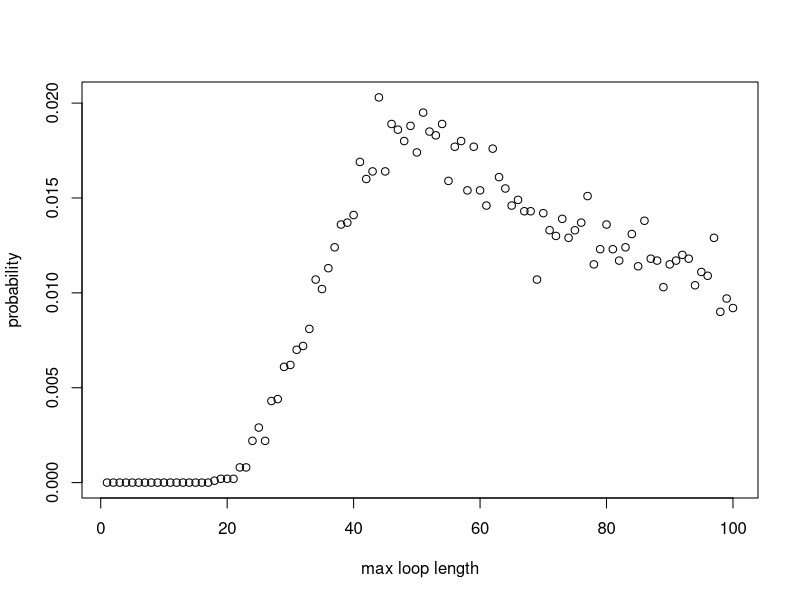

Reproduce this figure in R.
#### Team Members

#### address of github repo


#### Contributions

#### Overview / summary

# Consider a case of 2n prisoners, each with a unique prisoner number ranging from 1 to 2n. 
# There is a room with 2n boxes, each with a unique number between 1 and 2n painted on its lid. 
# In each box, there is one card with a unique number between 1 and 2n. 
# The prisoners have n chances to open boxes to find their number. 
# Communication is allowable among those prisoners and the room will be returned 
# to its original state after each prisoner’s go. 

# Firstly, we will show 3 strategies for the prisoners, create a Pone function to estimate 
# the probability of a single prisoner successfully finding their number, use a Pall function to 
# calculate the probability of all the prisoners finding their numbers. 
# Based on the results of the individual and joint success probabilities using different strategies, 
# we will give some comments about which strategy has the highest success probabilities for 
# both individuals and all. 

# The following code uses stochastic simulation to explore the prisoner problem. 

## There are 2n cards each printed with a unique number from 1 to 2n.
## The 2n cards are randomly placed one in each of 2n boxes
## Use sample function to give a random order of card numbers
#cards_num <- sample(1:(2*n), 2*n, replace=FALSE)


## Prisoner k uses Strategy 1 to find their number
## Each prisoner with their number 'p' starts at the p-th box whose number on the card is k
## If k is not equal to p, then the prisoner goes to box number k and open it
## The process will be repeated until they have either found the card with number p or opened n boxes without finding it

##problem: whether necessarily needs to put n /cards_num as inputs?

Strategy1 <- function(n,k,cards_num) {
  #create an empty vector to store card numbers that have been read
  cards_picked <- rep(0, n) # the prisoner can read at most n cards
  cards_picked[1] <- cards_num[k] # start at the box with his number on it
  #for each of the remaining steps, firstly check whether he has found its number
  #if so, he will stop; if not, he will continue to read cards
  for (b in 2:n) {
    if (cards_picked[b-1] == k) {#if the prisoner k has found his number
      return(TRUE)
      break
    } else {#otherwise prisoner will open the box with number k
      cards_picked[b] <- cards_num[cards_picked[b-1]]
    }
  }
  #check whether he finds his number in the final step
  if (cards_picked[n] != k) { #if the final number is not his number
    return(FALSE)
  } else {#if the final number is equal to his number
    return(TRUE)
  }
}

## Strategy 2

Strategy2 <- function(n,k,cards_num) {
  #create an empty vector to store card numbers that have been read
  cards_picked <- rep(0, n) # the prisoner can read at most n cards
  cards_picked[1] <- sample(cards_num,1)# start at a randomly selected box 
  #for each of the remaining steps, firstly check whether he has found its number
  #if so, he will stop; if not, he will continue to read cards
  for (b in 2:n) {
    if (cards_picked[b-1] == k) {#if the prisoner k has found his number
      return(TRUE)
      break
    } else {#otherwise prisoner will open the box with number k
      cards_picked[b] <- cards_num[cards_picked[b-1]]
    }
  }
  #check whether he finds his number in the final step
  if (cards_picked[n] != k) { #if the final number is not his number
    return(FALSE)
  } else {#if the final number is equal to his number
    return(TRUE)
  }
}

## Strategy 3, selecting n boxes randomly to open. We use sample to get these numbers.

Strategy3 <- function(n,k,cards_num){ # Begin function, using n,k,cards_num parameters to work with Pone and Pall
  cards_picked <- sample(cards_num,n) # Randomly select n boxes from cards_num to open
  if (k %in% cards_num[cards_picked]){ # Check if prisoner number is in any of the boxes selected
    return(TRUE) 
    #cat("The prisoner found their card in box ", match(x,boxes[select_box])) # Uncomment this if running Strategy3 standalone for a success message
  } else { # If prisoner number not in any of the n boxes
    return(FALSE)
    #print("The prisoner did not find their card.") # Uncomment this for a failure message.
  }
} # End function

## Write a function 'Pone' to estimate the probability of a prisoner successfully finding their number

Pone <- function(n,k,strategy,nreps) {
  # create an empty vector to store whether the prisoner k has found his number in each simulation
  success <- rep(0, nreps)
  for (i in 1:nreps) {
    #simulate the order of card numbers
    cards_num <- sample(1:(2*n), 2*n, replace=FALSE)
    success[i] <- strategy(n,k,cards_num)
  }
  #return(success)
  #use 'sum' to count the number of successes or TRUE values
  #show the success probability
  return(sum(success)/nreps)
}

## Create a function Pall - version with 'nreps'

Pall <- function(n,strategy,nreps) {
  #create a vector to record the result of each simulation with default values of 1s
  num_success <- rep(1,nreps)
  st <- Sys.time()
  for (i in 1:nreps) {#for each simulation
    #generate a random order of card numbers
    cards_num <- sample(1:(2*n), 2*n, replace=FALSE)
    #use the strategies to calculate whether each prisoner can find their correct number within n times
    for (k in 1:(2*n)) {
      result <- strategy(n,k,cards_num) # save result
      num_success[i] <- num_success[i] * result # if result is 1 keep 1 in the vector. If 0 change to 0.
      if (result == 0){ # stop if any prisoner does not escape
        break
      }
    }
  }
  return(sum(num_success)/nreps)
}

###pone takes args: n,k,strategy,nreps
###individual probs

Pone(5,5,Strategy1,10000)
Pone(50,50,Strategy1,10000)
#one prisoner & strategy 1: prob success ~ 50%

Pone(5,5,Strategy2,10000)
Pone(50,50,Strategy2,10000)
#one prisoner & strategy 2: prob success ~40% (n=5) ~37% (n>50)

Pone(5,5,Strategy3,10000)
Pone(50,50,Strategy3,10000)
#one prisoner & strategy 3: prob success ~50% 


#pall takes args: n,strategy,nreps
#joint probs 

Pall(5,Strategy1,10000)
Pall(50,Strategy1,10000)
#10 prisoners & strategy 1: prob success ~35%
#100 prisoners & strategy 1: prob success ~30%

Pall(5,Strategy2,10000)
Pall(50,Strategy2,10000)
#10 prisoners & strategy 2: prob success ~0.01%
#100 prisoners & strategy 2: prob success ~0% (smaller than precision)

Pall(5,Strategy3,10000)
Pall(50,Strategy3,10000)
#10 prisoners & strategy 3: prob success ~1%
#100 prisoners & strategy 3: prob success ~0% (smaller than precision)


#
#
# Add some commentary about the funky results ;)
#
#


#calculate the probability of loop lengths 
dloop <- function(n, nreps) {
  each_loop_lengths <- c() #list to store the loop lengths generated by all simulations
  max_loop_lengths <- c()
  
  for (i in 1:nreps){ 
    #simulate the boxes nreps times 
    boxes <- sample(1 : (2*n), 2*n , replace=FALSE) 
    unopened_boxes <- 1:(2*n)
    
    #store the unique loop lengths generated from each simulation 
    new_loop_lengths <- c()
    
    #scan for loops, (while more than 2 boxes are still closed, indexing breaks down for smaller loops)
    while (length(unopened_boxes) > 2 ){
      #pick the smallest number unopened box and store the value of the card inside 
      cards_picked <- boxes[unopened_boxes[1]]
      
      #pick your next box according to your last card and scan each closed loop
      for (b in 2:length(unopened_boxes)){ #max loop length is the number of closed boxes
        cards_picked <- c(cards_picked, boxes[cards_picked[b-1]])
      }#end for 
      
      #add your new loop length to your list
      new_loop_lengths <- c(new_loop_lengths, length(unique(cards_picked))) 
      
      #remove the boxes opened 
      unopened_boxes <- setdiff(unopened_boxes,unique(cards_picked))
    } #end while 
    
    
    each_loop_lengths <- c(each_loop_lengths, unique(new_loop_lengths))
    max_loop_lengths <- c(max_loop_lengths, max(new_loop_lengths))
    
    
  } #end for 
  
  #probability vector for the occurrence of each maximum loop length 
  prob_vec_ymax <- tabulate(max_loop_lengths)/nreps
  x_axis <- 1:length(prob_vec_ymax)
  #prints a plot for probailities of maximum loop lengths
  plot(x_axis, prob_vec_ymax, xlab = "max loop length", ylab = "probability")
  
  #find the probability of max loop length is less than n
  prob_less_n_loop = sum(prob_vec_ymax[1:n])
  cat("\n","prob your max loop has a length less than n",   prob_less_n_loop, "\n")
  
  
  #probability vector for the occurrence of each type of loop length 
  prob_vec_y <- tabulate(each_loop_lengths)/nreps
  cat("your probability vector for producing at least one loop of length i: \n", prob_vec_y)
  return(prob_vec_y)
}#end function
VAR_1 <- dloop(50, 10000)
